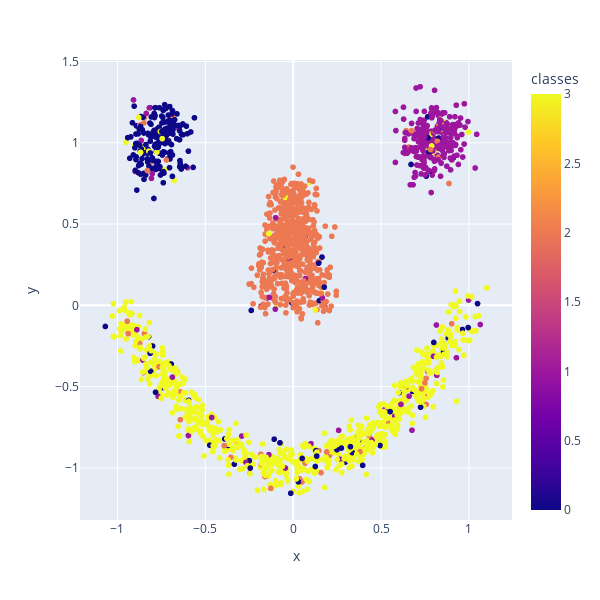

The cell this chart's notebook holds for it:
### Code cell
fig = px.scatter(gen, x = 'x', y = 'y', color = 'classes', width = 600, height = 600)
fig

### Figure 1 — Plotly figure (JSON) as saved in the notebook; plotly's stock layout.template omitted (floating-point values rounded to 4 significant figures; data arrays with more than 128 entries replaced by an {"elided": "..."} marker saying what was removed)
{"data": [{"hovertemplate": "x=%{x}<br>y=%{y}<br>classes=%{marker.color}<extra></extra>", "legendgroup": "", "marker": {"color": {"elided": "2000 int values"}, "coloraxis": "coloraxis", "symbol": "circle"}, "mode": "markers", "name": "", "showlegend": false, "type": "scattergl", "x": {"elided": "2000 float values"}, "xaxis": "x", "y": {"elided": "2000 float values"}, "yaxis": "y"}], "layout": {"coloraxis": {"colorbar": {"title": {"text": "classes"}}, "colorscale": [[0, "#0d0887"], [0.1111, "#46039f"], [0.2222, "#7201a8"], [0.3333, "#9c179e"], [0.4444, "#bd3786"], [0.5556, "#d8576b"], [0.6667, "#ed7953"], [0.7778, "#fb9f3a"], [0.8889, "#fdca26"], [1, "#f0f921"]]}, "height": 600, "legend": {"tracegroupgap": 0}, "margin": {"t": 60}, "width": 600, "xaxis": {"anchor": "y", "autorange": true, "domain": [0, 1], "range": [-1.214, 1.245], "title": {"text": "x"}, "type": "linear"}, "yaxis": {"anchor": "x", "autorange": true, "domain": [0, 1], "range": [-1.321, 1.509], "title": {"text": "y"}, "type": "linear"}}}
